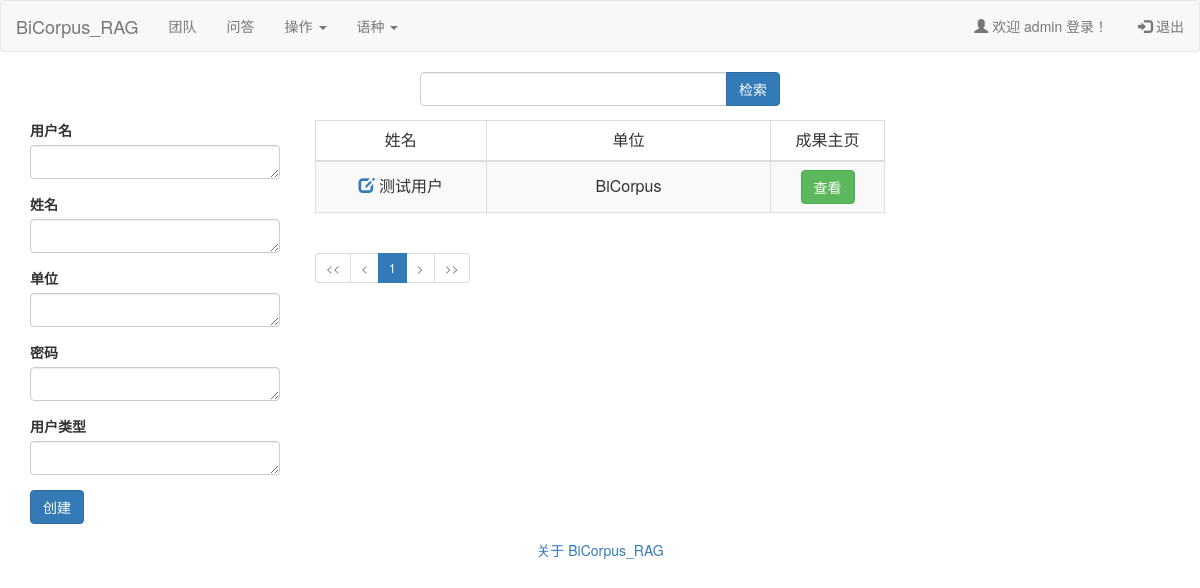
Page /team.php (signed in) on the committed database.
### tables this page shows
CREATE TABLE `users` (
  `id` int(10) UNSIGNED NOT NULL,
  `username` varchar(100) NOT NULL,
  `fullname` varchar(100) NOT NULL,
  `university` varchar(100) NOT NULL,
  `password` varchar(100) NOT NULL,
  `anythingllmkey` varchar(255) NOT NULL,
  `type` int(5) NOT NULL
);

### shared/resource.php (called while the page is built)
<?php
$strings = array(
    "title" => "BiCorpus_RAG",
    "description" => "该网站可用于上传、展示和管理双语数据，并与Ollama和AnythingLLM结合实现基于平行语料库的RAG。"
);
?>

### shared/lock.php (called while the page is built, shortened)
<?php
include('config.php');
$user_check=$_SESSION['login_user'];
$user_type = $_SESSION['type'];
mysqli_select_db($conn,"tmxs");
mysqli_query($conn,"set names utf8");
$ses_sql=mysqli_query($conn,"SELECT * FROM users WHERE username='{$user_check}' ");
$row=mysqli_fetch_array($ses_sql,MYSQLI_ASSOC);
$login_session = $row['username'];
?>

### team.php (the view, shortened to what this page needs)
<?php
if (isset($_SESSION['login_user']) && !empty($_SESSION['login_user'])) {
    include "shared/lock.php";
}else{
   include "shared/config.php";
}
?>
<?php
include "shared/head.php";
?>
<?php
if (isset($_SESSION['login_user']) && !empty($_SESSION['login_user'])) {
	include "shared/navbar.php";
}
else
{
	include "shared/public_navbar.php";
}
?>
<div class="container-fluid">
   <div class="row">
      <div class="col-md-12">
		<div class="col-md-4">
		</div>
		<div class="col-md-4">
			<form method="GET" action="" >
				<div class="input-group">
                    <input type="text" class="form-control" name="query">
                    <span class="input-group-btn">
                        <button class="btn btn-primary" type="submit">检索</button>
                    </span>
				</div>
			</form>
		</div>
		<div class="col-md-4">
		</div>
	  </div>
   </div>
   <div class="row">
		<div class="col-md-3">
		 <div class="row">
			<div class="col-md-1">
			</div>
			<div class="col-md-10">
		<?php
		if($user_type ==1 )
		{
			echo '
			<form action="usercreate.php" method="post" class="form-horizontal" role="form">
			<div class="form-group">
				<label>
					用户名
				</label>
				<textarea class="form-control" rows="1" name="username"></textarea>
			</div>
			<div class="form-group">
				<label>
					姓名
				</label>
				<textarea class="form-control" rows="1" name="fullname"></textarea>
			</div>
			<div class="form-group">
				<label>
					单位
				</label>
				<textarea class="form-control" rows="1" name="university"></textarea>
			</div>
			<div class="form-group">
				<label>
					密码
				</label>
				<textarea class="form-control" rows="1" name="password"></textarea>
			</div>
			<div class="form-group">
				<label>
					用户类型
				</label>
				<textarea class="form-control" rows="1" name="type"></textarea>
			</div>
			<div class="form-group">
				<button type="submit" name="submit" value="Submit" class="btn btn-primary" >创建</button>
			</div>
		</form>
			';
		}
		?>
		</div>
		<div class="col-md-1">
			</div>
		</div>
		</div>
		<div class="col-md-6">
		<?php
		mysqli_select_db($conn,DB_DATABASE);
		if(!isset($_GET["query"]))
		{
			$query = "";
		}
		else
		{
			$query = $_GET["query"];
		}
		$limit = 100;
		$adjacents = 4;
		if(isset($_GET['page']) && $_GET['page'] != "") {
			$page = $_GET['page'];
			$offset = $limit * ($page-1);
		} else {
			$page = 1;
			$offset = 0;
		}
		$sql_count_data = "SELECT COUNT(*) 'total_rows' FROM `users` WHERE type = 2 AND (fullname LIKE '%{$query}%' OR university LIKE '%{$query}%')";
		mysqli_query($conn,"set names utf8");
		$count_data = mysqli_query($conn, $sql_count_data);
		$total_data = mysqli_fetch_array($count_data,MYSQLI_ASSOC);
		$total_rows = $total_data["total_rows"];
		$total_pages = ceil($total_rows / $limit);
		$sql = "SELECT * FROM users WHERE type = 2 AND (fullname LIKE '%{$query}%' OR university LIKE '%{$query}%') ORDER BY id  limit $offset, $limit";
		mysqli_query($conn,"set names utf8");
		$result = mysqli_query($conn,$sql);
		if(mysqli_num_rows($result) > 0) {
		echo "<table class='table table-bordered table-striped'>
				<thead>
				<td width='30%'  style='vertical-align: middle;text-align: center;'>姓名</td>
				<td width='50%'  style='vertical-align: middle;text-align: center;'>单位</td>
				<td width='20%'  style='vertical-align: middle;text-align: center;'>成果主页</td>
			</thead>";
		while($row = mysqli_fetch_array($result, MYSQLI_ASSOC))
			{
				echo "<tr>
						<td  style='vertical-align: middle;text-align: center;'>";
						if($user_type == 1)
						{
							echo '<a href="volunteers.php?id='.$row['id'].'">
									<span class="glyphicon glyphicon-edit"></span>
							</a>';
						}
				echo " {$row["fullname"]}</td><td  style='vertical-align: middle;text-align: center;'>{$row["university"]}</td>
						<td  style='vertical-align: middle;text-align: center;'><a class='btn btn-success' href='contribution.php?id={$row["id"]}' target='_blank'>查看</a></td>
					</tr>";
			}
		echo "</table>";
		}
		if($total_pages <= (1+($adjacents * 2)))
		{
			$start = 1;
			$end   = $total_pages;
		}
		?>
	<?php if($total_pages > 0) { ?>
          <ul class="pagination pagination-sm justify-content-center">
            <li class='page-item <?php ($page <= 1 ? print 'disabled' : '')?>'>
              <a class='page-link' href='volunteers.php?query=<?php echo $query;?>&page=1'><<</a>
            </li>
            <li class='page-item <?php ($page <= 1 ? print 'disabled' : '')?>'>
              <a class='page-link' href='volunteers.php?query=<?php echo $query;?>&page=<?php ($page>1 ? print($page-1) : print 1)?>'><</a>
            </li>
            <?php for($i=$start; $i<=$end; $i++) { ?>
            <li class='page-item <?php ($i == $page ? print 'active' : '')?>'>
              <a class='page-link' href='volunteers.php?query=<?php echo $query;?>&page=<?php echo $i;?>'><?php echo $i;?></a>
            </li>
            <?php } ?>
            <li class='page-item <?php ($page >= $total_pages ? print 'disabled' : '')?>'>
              <a class='page-link' href='volunteers.php?query=<?php echo $query;?>&page=<?php ($page < $total_pages ? print($page+1) : print $total_pages)?>'>></a>
            </li>
            <li class='page-item <?php ($page >= $total_pages ? print 'disabled' : '')?>'>
              <a class='page-link' href='volunteers.php?query=<?php echo $query;?>&page=<?php echo $total_pages;?>'>>>
              </a>
            </li>
          </ul>
       <?php   } ?>
		</div>
		<div class="col-md-3">
		</div>
	</div>
   </div>
<?php
include "shared/foot.php";
?>

### shared/navbar.php (shortened to what this page needs)
<div class="row">
<div class="col-md-12">
<nav class="navbar navbar-default" role="navigation">
    <div class="container-fluid">
    <div class="navbar-header">
        <a class="navbar-brand" href="index.php"><?php echo $strings["title"]; ?></a>
    </div>
	<ul class="nav navbar-nav">
			<li><a href="team.php">团队</a></li>
			<li><a href="chat.php">问答</a></li>
			<li class="dropdown">
				<a href="#" class="dropdown-toggle" data-toggle="dropdown">
						操作
						<b class="caret"></b>
                </a>
			</li>
			<li class="dropdown">
			<a href="#" class="dropdown-toggle" data-toggle="dropdown">
                    语种
                    <b class="caret"></b>
                </a>
			</li>
	</ul>
	<ul class="nav navbar-nav navbar-right">
            <li><a href="user.php"><span class="glyphicon glyphicon-user"></span> 欢迎  <?php echo $login_session; ?> 登录！</a></li>
            <li><a href="logout.php"><span class="glyphicon glyphicon-log-in"></span> 退出</a></li>
    </ul>
    </div>
</nav>
</div>
</div>

### rows in the picture
users: username "admin"
users: fullname "测试用户", university "BiCorpus"

### other values in the picture
$strings["title"] "BiCorpus_RAG"
